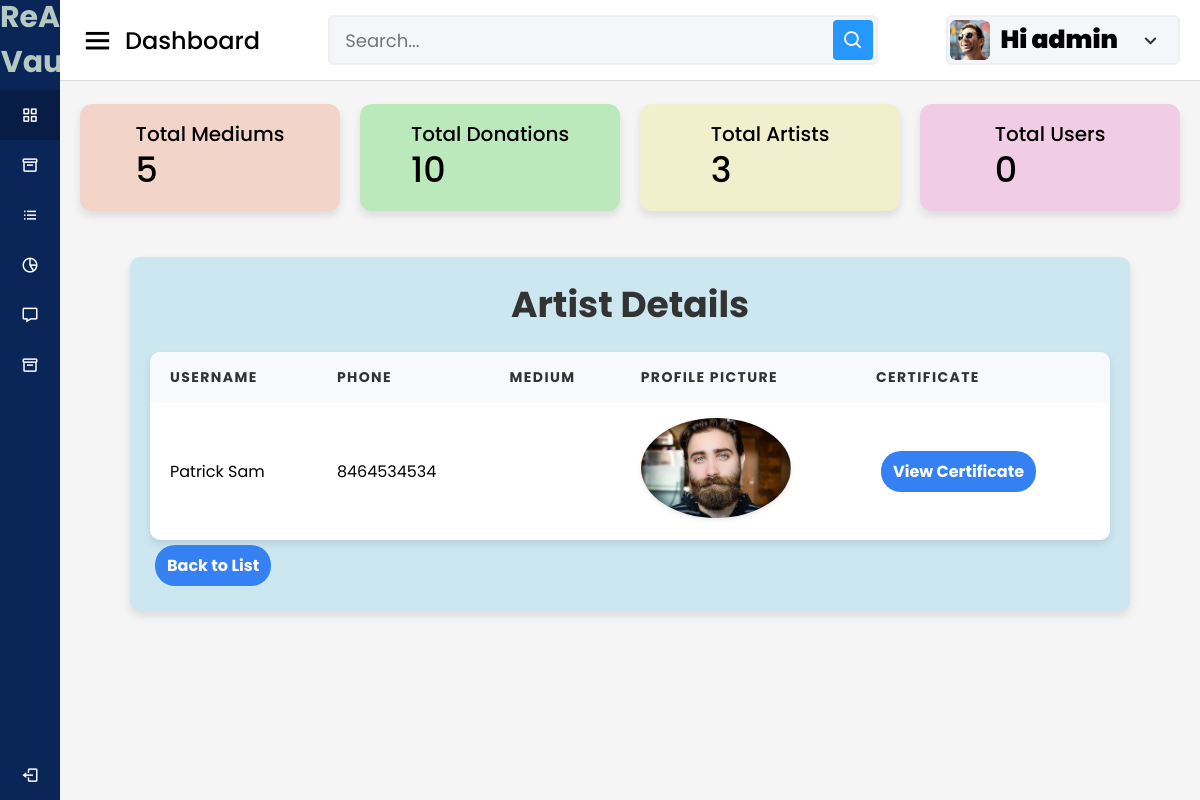
The page /adminclick/artist-details/2/ (signed in) on the database its author committed.
### accounts/models.py (models this page shows, shortened)
class Adminclick(models.Model):
    user = models.OneToOneField(User, on_delete = models.CASCADE)
    phone = models.IntegerField(default=99999999)
    profile_pic = models.ImageField(upload_to= 'picture/admin/admin.jpg', null=True)

class Artist(models.Model):
    user = models.OneToOneField(User, on_delete = models.CASCADE)
    phone = models.IntegerField(default=99999999)
    profile_pic = models.ImageField(upload_to= 'picture/artist', null=True,default='picture/artist/hi.jpg')
    is_approved = models.BooleanField(default=False)
    mediums = models.ManyToManyField(MediumOfWaste, blank=True)
    certificate=models.FileField(upload_to='certificates/',null= True, blank=True)

### adminclick/views.py (the view)
# urls.py: path('artist-details/<int:artist_id>/',views. artist_details, name='artist_details'),
def artist_details(request, artist_id):
    adminclick= request.user.adminclick
    total_medium_of_waste=MediumOfWaste.objects.count()
    total_donations=Donation.objects.count()
    total_artists=Artist.objects.count()
    artist=get_object_or_404(Artist, id=artist_id)
    context={
        'artist': artist,
         'adminclick':adminclick,
            'total_medium_of_waste':total_medium_of_waste,
            'total_donations':total_donations,
            'total_artists':total_artists
    }
    return render(request, 'admin/artist_details.html', context)

### cart/context_processors.py (called while the page is built, shortened)
def counter(request):
    cart_count=0
    if 'admin' in request.path:
        return{}
    return dict(cart_count=cart_count)

### category/context_processors.py (called while the page is built)
def menu_links(request):
    links = Category.objects.all()
    return dict(links=links)

### template/admin/artist_details.html (shortened to what this page needs)
{% load static %}
<!DOCTYPE html>
<html lang="en" dir="ltr">
<head>
  <link rel="stylesheet" href="{% static 'assets/css/styles.css' %}">
  <link href='https://unpkg.com/boxicons@2.0.7/css/boxicons.min.css' rel='stylesheet'>
</head>
<body>
  <div class="sidebar">
    <div class="logo-details">
      <span class="logo_name" style="font-size: 30px; text-align: center; font-weight: 700; color: #b5c8c1;">ReArt Vault</span>
    </div>
    <ul class="nav-links">
      <li>
        <a href="{% url 'admin_dashboard' %}" class="active">
          <i class='bx bx-grid-alt'></i>
          <span class="links_name">Admin Dashboard</span>
        </a>
      </li>
      <li>
        <a href="{% url 'add_medium_of_waste' %}">
          <i class='bx bx-box'></i>
          <span class="links_name">Add Medium </span>
        </a>
      </li>
      <li>
        <a href="{% url 'approve_artists' %}">
          <i class='bx bx-list-ul'></i>
          <span class="links_name">Manage Artists</span>
        </a>
      </li>
      <li>
        <a href="{% url 'donation_listview' %}">
          <i class='bx bx-pie-chart-alt-2'></i>
          <span class="links_name">Manage Donations</span>
        </a>
      </li>
      <li>
        <a href="{% url 'set_rates' %}">
          <i class='bx bx-message'></i>
          <span class="links_name">Set Pricing</span>
        </a>
      </li>
      <li>
        <a href="{% url 'add_category' %}">
          <i class='bx bx-box'></i>
          <span class="links_name">Add Category</span>
        </a>
      </li>
      <li class="log_out">
        <a href="{% url 'userlogout' %}">
          <i class='bx bx-log-out'></i>
          <span class="links_name">Log out</span>
        </a>
      </li>
    </ul>
  </div>
  <section class="home-section">
    <nav>
      <div class="sidebar-button">
        <i class='bx bx-menu sidebarBtn'></i>
        <span class="dashboard">  Dashboard</span>
      </div>
      <div class="search-box">
        <input type="text" placeholder="Search...">
        <i class='bx bx-search'></i>
      </div>
      <div class="profile-details">
        <img src="{{adminclick.profile_pic.url}}" alt="">
        <span class="admin_name" style="font-size: 25px; font-weight: 900; color: #010302;">Hi {{user.username}}</span>
        <i class='bx bx-chevron-down'></i>
      </div>
    </nav>
<body>
  <div class="home-content">
    <div class="overview-boxes">
      <div class="box" style="background-color:rgb(243, 212, 200);">
        <div class="right-side">
          <div class="box-topic">Total Mediums</div>
          <div class="number">{{ total_medium_of_waste }}</div>
        </div>
      </div>
      <div class="box" style="background-color:rgb(188, 233, 188);">
        <div class="right-side">
          <div class="box-topic">Total Donations</div>
          <div class="number">{{total_donations}}</div>
        </div>
      </div>
      <div class="box" style="background-color:rgb(240, 240, 205);">
        <div class="right-side">
          <div class="box-topic">Total Artists</div>
          <div class="number"> {{total_artists}}</div>
        </div>
      </div>
      <div class="box" style="background-color:rgb(240, 205, 228);">
        <div class="right-side">
          <div class="box-topic">Total Users</div>
          <div class="number">0</div>
        </div>
      </div>
    </div>
    <div class="sales-boxes">
      <div class="recent-sales box" style="background-color: rgb(205, 231, 240); padding: 20px; border-radius: 10px; width:1000px;">
          <div class="title" style="font-size: 24px; font-weight: bold; margin-bottom: 20px;"> <h1>Artist Details</h1></div>
          <table class="artist-table">
            <thead>
              <tr>
                <th>Username</th>
                <th>Phone</th>
                <th>Medium</th>
                <th>Profile Picture</th>
                <th>Certificate</th>
              </tr>
            </thead>
            <tbody>
          <tbody>
              <tr>
                  <td>{{ artist.user.username }}</td>
                  <td>{{ artist.phone }}</td>
                  <td>
                  </td>
                  <td>
                    <img src="{{ artist.profile_pic.url }}" alt="{{ artist.user.username }}" width="150">
                  </td>
                  <td>
                    {% if artist.certificate %}
                    <a href="{{ artist.certificate.url }}" target="_blank" class="btn btn-primary">View Certificate</a>
                {% else %}
                    No certificate uploaded
                {% endif %}
                  </td>
              </tr>
          </tbody>
      </table>
      <a href="{% url 'approve_artists' %}" class="btn btn-primary">Back to List</a>
  </body>
  </html>

### static/assets/css/styles.css (style rules this page uses)
* { margin: 0; padding: 0; box-sizing: border-box; font-family: 'Poppins', sans-serif; }
.sidebar { position: fixed; height: 100%; width: 240px; background: #0A2558; transition: all 0.5s ease; }
.sidebar .logo-details { height: 80px; display: flex; align-items: center; }
.sidebar .logo-details .logo_name { color: #fff; font-size: 24px; font-weight: 500; }
.sidebar .nav-links { margin-top: 10px; }
.sidebar .nav-links li { position: relative; list-style: none; height: 50px; }
.sidebar .nav-links li a { height: 100%; width: 100%; display: flex; align-items: center; text-decoration: none; transition: all 0.4s ease; }
.sidebar .nav-links li a.active { background: #081D45; }
.sidebar .nav-links li i { min-width: 60px; text-align: center; font-size: 18px; color: #fff; }
.sidebar .nav-links li a .links_name { color: #fff; font-size: 15px; font-weight: 400; white-space: nowrap; }
.sidebar .nav-links .log_out { position: absolute; bottom: 0; width: 100%; }
.home-section { position: relative; background: #f5f5f5; min-height: 100vh; width: calc(100% - 240px); left: 240px; transition: all 0.5s ease; }
.home-section nav { display: flex; justify-content: space-between; height: 80px; background: #fff; display: flex; align-items: center; position: fixed; width: calc(100% - 240px); left: 240px; z-index: 100; padding: 0 20px; box-shadow: 0 1px 1px rgba(0, 0, 0, 0.1); transition: all 0.5s ease; }
.home-section nav .sidebar-button { display: flex; align-items: center; font-size: 24px; font-weight: 500; }
nav .sidebar-button i { font-size: 35px; margin-right: 10px; }
.home-section nav .search-box { position: relative; height: 50px; max-width: 550px; width: 100%; margin: 0 20px; }
nav .search-box input { height: 100%; width: 100%; outline: none; background: #F5F6FA; border: 2px solid #EFEEF1; border-radius: 6px; font-size: 18px; padding: 0 15px; }
nav .search-box .bx-search { position: absolute; height: 40px; width: 40px; background: #2697FF; right: 5px; top: 50%; transform: translateY(-50%); border-radius: 4px; line-height: 40px; text-align: center; color: #fff; font-size: 22px; transition: all 0.4 ease; }
.home-section nav .profile-details { display: flex; align-items: center; background: #F5F6FA; border: 2px solid #EFEEF1; border-radius: 6px; height: 50px; min-width: 190px; padding: 0 15px 0 2px; }
nav .profile-details img { height: 40px; width: 40px; border-radius: 6px; object-fit: cover; }
nav .profile-details .admin_name { font-size: 15px; font-weight: 500; color: #333; margin: 0 10px; white-space: nowrap; }
nav .profile-details i { font-size: 25px; color: #333; }
.home-section .home-content { position: relative; padding-top: 104px; }
.home-content .overview-boxes { display: flex; align-items: center; justify-content: space-between; flex-wrap: wrap; padding: 0 20px; margin-bottom: 26px; }
.overview-boxes .box { display: flex; align-items: center; justify-content: center; width: calc(100% / 4 - 15px); background: #fff; padding: 15px 14px; border-radius: 12px; box-shadow: 0 5px 10px rgba(0,0,0,0.1); }
.overview-boxes .box-topic { font-size: 20px; font-weight: 500; }
.home-content .box .number { display: inline-block; font-size: 35px; margin-top: -6px; font-weight: 500; }
.home-content .sales-boxes { display: flex; justify-content: space-between; }
.home-content .sales-boxes .recent-sales { width: 65%; background: #fff; padding: 20px 30px; margin: 0 20px; border-radius: 12px; box-shadow: 0 5px 10px rgba(0, 0, 0, 0.1); }
.sales-boxes .box .title { font-size: 24px; font-weight: 500; }
@media (max-width: 1240px) { .sidebar { width: 60px; } }
@media (max-width: 1240px) { .home-section { width: calc(100% - 60px); left: 60px; } }
@media (max-width: 1240px) { .home-section nav { width: calc(100% - 60px); left: 60px; } }

### rows shown on the page
Adminclick: profile_pic (picture)
Artist: user.username "Patrick Sam", phone "8464534534", profile_pic (picture)

### other values the page prints
{{ user.username }} "admin"
{{ total_medium_of_waste }} "5"
{{ total_donations }} "10"
{{ total_artists }} "3"
